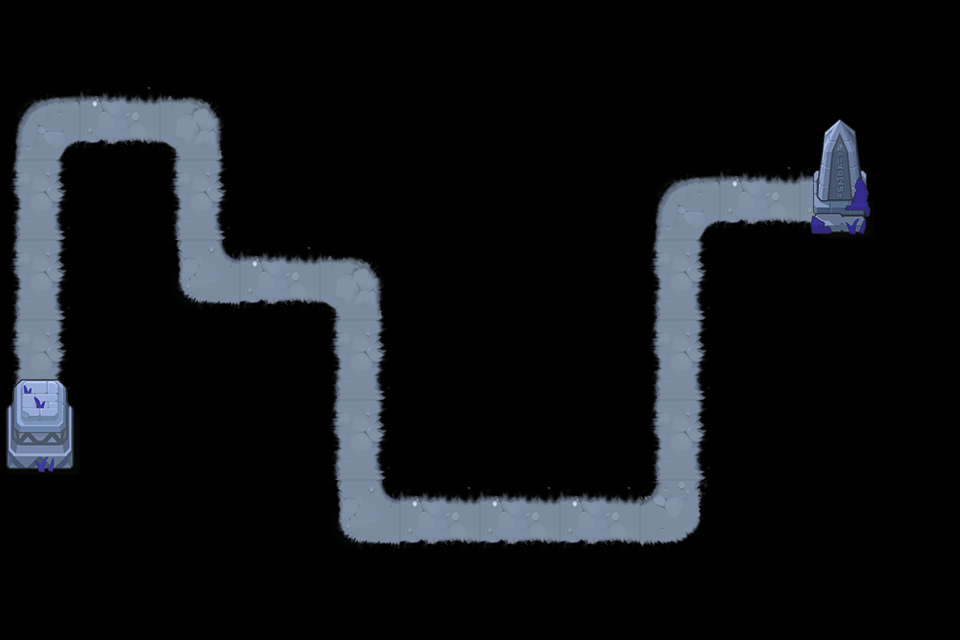

Rendered tile map (Tiled .tmx) drawn with the repository's tilesets; below, a short description and the map source with its tile grids summarised:
An orthogonal 12x8 tile map with 80x80 px tiles, 2 tile layers (road, object) and 16 objects (P0, P1, P2, P3, P4, ...).

<map version="1.0" tiledversion="1.0.3" orientation="orthogonal" renderorder="right-down" width="12" height="8" tilewidth="80" tileheight="80" nextobjectid="19">
 <tileset firstgid="1" name="xuedi" tilewidth="80" tileheight="80" tilecount="15" columns="5">
  <image source="xuedi.png" width="400" height="240" />
 </tileset>
 <layer name="road" width="12" height="8">
  <data>[96 cells, 24 non-empty, 8 distinct tile ids]</data>
 </layer>
 <layer name="object" width="12" height="8">
  <data>[96 cells, 4 non-empty, 4 distinct tile ids]</data>
 </layer>
 <objectgroup name="path" visible="0">
  <object id="1" name="P0" x="40" y="360" />
  <object id="2" name="P1" x="40" y="120" />
  <object id="3" name="P2" x="200" y="120" />
  <object id="4" name="P3" x="200" y="280" />
  <object id="5" name="P4" x="360" y="280" />
  <object id="6" name="P5" x="360" y="520" />
  <object id="7" name="P6" x="680" y="520" />
  <object id="8" name="P7" x="680" y="200" />
  <object id="9" name="P8" x="800" y="200" />
  <object id="10" name="O0" x="80" y="160" width="80" height="400" />
  <object id="11" name="O1" x="160" y="320" width="160" height="240" />
  <object id="12" name="O2" x="240" y="80" width="160" height="160" />
  <object id="13" name="O3" x="400" y="80" width="240" height="400" />
  <object id="14" name="O4" x="640" y="80" width="160" height="80" />
  <object id="15" name="O5" x="720" y="240" width="160" height="320" />
  <object id="17" name="O6" x="880" y="80" width="80" height="400" />
 </objectgroup>
</map>
